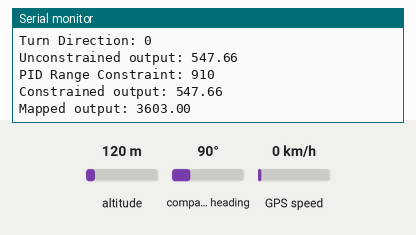
Bench run of a sketch on a simulated Arduino Uno, built with avr-gcc and run on an emulated ATmega328P. On the bench: the last lines printed to the serial monitor. Inputs (shaded band) come from the test bench; at power-on: compass heading 90°, altitude 120 m, GPS speed 0 km/h. The GPS gets a fix after 3 s at 37.7749, -122.4194 with 8 satellites.

Above: at 3.2 s.
3.3 s: compass heading set to 7°
At 5.8 s:
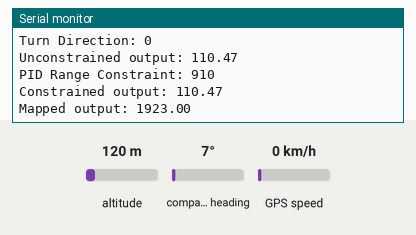
6.5 s: compass heading set to 90°
At 8.8 s:
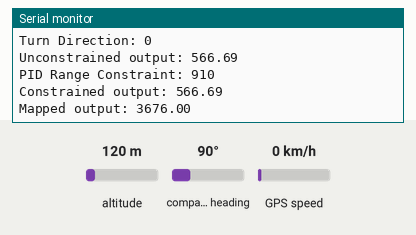
Timing chart, 0 to 10.3 s (numbered marks = the images above; inputs shaded):
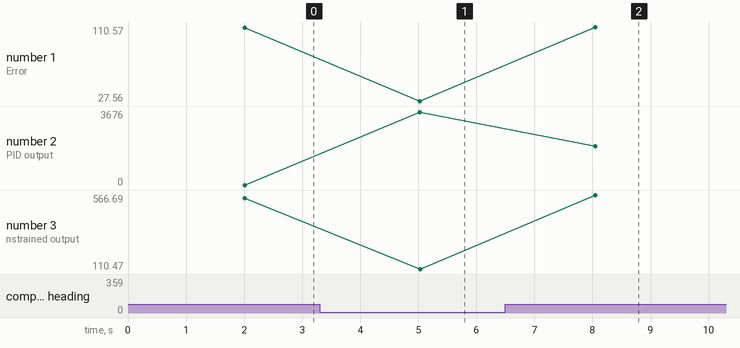

The sketch:

StepperGPS_Test.ino
```cpp
/***********************************************************************************
  WRITTEN BY: ERIC FIELD
  DATE: 8-DEC-2016
  PROJECT: AUTONOMOUS ALL TERRAIN VEHICLE
***********************************************************************************/

/***********************************************************************************
                                 LIBRARIES
***********************************************************************************/
#include <Adafruit_GPS.h>
#include <SoftwareSerial.h>
#include <Wire.h>
#include <Adafruit_Sensor.h>
#include <Adafruit_HMC5883_U.h>
#include "defines.h"
#include "dataTypes.h"

/***********************************************************************************
                              INITIALIZATIONS
***********************************************************************************/
// Program mode
boolean basicTest = false;

// Data storage
cur_data_t currentData; // creates struct for holding current data
sp_data_t setpointData; // creates struct for holding calculated setpoint data
pid_data_t pidData;

// Waypoints
float waypoints[10][2]; // stores gps waypoints
byte currentWP = 0; // index for which waypoint system is on

// debugging
boolean debug = false; // debugs main loop
boolean debugSensors = false; // debugs sensor readings
boolean debugPID = true; // debugs PID calculations

// Compass
Adafruit_HMC5883_Unified mag = Adafruit_HMC5883_Unified(12345);

// GPS
SoftwareSerial mySerial(8,7);
Adafruit_GPS GPS(&mySerial);
boolean usingInterrupt = false;
void useInterrupt(boolean); // Func prototype keeps Arduino 0023 happy

/***********************************************************************************
                                   SETUP
***********************************************************************************/

void setup()  {
  // 115200 so GPS can be read fast enough without dropping chars
  Serial.begin(115200);
  Serial.flush();
  Serial.println("Initializing");

  mag.begin(); // initialize compass

  // Stepper pinModes
  pinMode(stepperPin1_3, OUTPUT);
  pinMode(stepperPin2_4, OUTPUT);
  pinMode(fullStepPin, OUTPUT);

  // enables full stepping on steppers
  // all steppers connect to this common output
  digitalWrite(fullStepPin, LOW);

  // 9600 is the default baud rate for Adafruit GPS
  GPS.begin(9600);

  GPS.sendCommand(PMTK_SET_NMEA_OUTPUT_RMCGGA);

  GPS.sendCommand(PMTK_SET_NMEA_UPDATE_1HZ);   // 1 Hz update rate 1hz = 1s

  useInterrupt(true);

  Serial.println("Connecting to satellites...");
  delay(1000);
  Serial.println("Satellites Aquired");
  Serial.println();
  delay(1000);
}

// Interrupt is called once a millisecond, looks for any new GPS data, and stores it
SIGNAL(TIMER0_COMPA_vect) {
  char c = GPS.read();
}

void useInterrupt(boolean v) {
  if (v) {
    // Timer0 is already used for millis() - we'll just interrupt somewhere
    // in the middle and call the "Compare A" function above
    OCR0A = 0xAF;
    TIMSK0 |= _BV(OCIE0A);
    usingInterrupt = true;
  } else {
    // do not call the interrupt function COMPA anymore
    TIMSK0 &= ~_BV(OCIE0A);
    usingInterrupt = false;
  }
}

uint32_t timer = millis();

void loop() {

if(basicTest) {
  gpsData();
  compassRead();
  driveSteppers(defaultDelayFast, defaultDelaySlow);
}

else {

  Serial.print("Heading to waypoint ");
  Serial.println(currentWP);
  Serial.println();

  waypoints[currentWP][0] = 45.3191;
  waypoints[currentWP][1] = -75.9330;

  gpsData(); // gets current GPS location and time (UTS)
  compassRead(); // gets current heading

  setpointData.latitude = waypoints[currentWP][0];
  setpointData.longitude = waypoints[currentWP][1];

  // initializations done once per setpoint
  unsigned long spTimeElapsed = millis();
  pidData.integral=0;
  pidData.previousError=0;
  pidData.output=0;

  while(currentData.latitude!=setpointData.latitude && currentData.longitude!=setpointData.longitude) {
      gpsData(); // gets current GPS location and time (UTS)
      compassRead(); // gets current heading

      if(debug) {
        Serial.print("Current Latitude: ");
        Serial.println(currentData.latitude,4); // 4 decimal place precision
        Serial.print("Setpoint Latitude: ");
        Serial.println(setpointData.latitude,4);
        Serial.println();

        Serial.print("Current Longitude: ");
        Serial.println(currentData.longitude,4);
        Serial.print("Setpoint Longitude: ");
        Serial.println(setpointData.longitude,4);
        Serial.println();

        Serial.print("Current Heading: ");
        Serial.println(currentData.heading);
        Serial.print("Setpoint Heading: ");
        Serial.println(setpointData.heading);
        Serial.println();
      }

      pidControl(spTimeElapsed); //enables control system to drive motors until setpoint is reached
      //Serial.println("Motors Driving");
  }

  Serial.print("Reached waypoint");

  // if reached last WP, reset to first waypoint
  // THIS MEANS CLOSED LOOP PATH FOLLOWING
  if(currentWP==9) {
    currentWP=0;
  }

  else currentWP++; // set next waypoint
  }
}
```

GPS.ino
```cpp
void gpsData() {

  // if a sentence is received, we can check the checksum, parse it...
  if (GPS.newNMEAreceived()) {
    if (!GPS.parse(GPS.lastNMEA()))   // this also sets the newNMEAreceived() flag to false
      return;  // we can fail to parse a sentence in which case we should just wait for another
  }

  // date and time data
  currentData.hour = GPS.hour;
  currentData.minute = GPS.minute;
  currentData.seconds = GPS.seconds;
  currentData.milliseconds = GPS.milliseconds;
  currentData.fix = GPS.fix;

  if (GPS.fix) {
    // coordinate and satellite data
    currentData.latitude = GPS.latitudeDegrees;
    currentData.longitude = GPS.longitudeDegrees;
  }

  if(debugSensors) {
      Serial.print("\nTime: ");
      Serial.print(currentData.hour, DEC); Serial.print(':');
      Serial.print(currentData.minute, DEC); Serial.print(':');
      Serial.print(currentData.seconds, DEC); Serial.print('.');
      Serial.println(currentData.milliseconds);
      Serial.print("Fix: "); Serial.println(currentData.fix);
      Serial.print("Location: "); Serial.print(currentData.latitude, 4);
      Serial.print(", "); Serial.println(currentData.longitude, 4);
    }
}
```

PID_control.ino
```cpp
//pid control for steppers between current location and setpoint location
void pidControl(unsigned long spTimeElapsed) {

  byte turn_dir = 9; // 9=straight 0=left 1=right
  int stepSpeed;

  // calculate setpoint heading in radians, convert to degrees
  setpointData.heading = (atan2(sin(setpointData.longitude-currentData.latitude)*cos(setpointData.latitude),
                         ((cos(currentData.latitude)*sin(setpointData.latitude))-sin(currentData.latitude)*cos(setpointData.longitude)*
                         cos(setpointData.latitude-currentData.latitude))))*(180/PI);

  if(setpointData.heading < 0) {
    setpointData.heading +=360;
  }

  calcHeadingError(&turn_dir);

  if(debugPID) {
     Serial.print("Setpoint Heading: ");
     Serial.println(setpointData.heading);
     Serial.print("Current Heading: ");
     Serial.println(currentData.heading);
     Serial.print("Error: ");
     Serial.println(pidData.error);
     Serial.print("PID output: ");
     Serial.println(pidData.output);
     Serial.print("Turn Direction: ");
     Serial.println(turn_dir);
     Serial.println();
  }

  if(turn_dir!=9) {
    pidCalc(spTimeElapsed);
    setSteppersTurn(pidData.output,turn_dir); // drive with turn function
  }
    if(debugPID) {
      Serial.println("Turning");
      Serial.print("Step delay: ");
      Serial.println(pidData.output);
    }

  else {
     driveSteppers(defaultDelayFast, defaultDelayFast); //motor 1_3 & 2_4 same speed
  }

  if(debugPID) {
    Serial.println("Driving Straight");
    Serial.println();
  }
}

void calcHeadingError(byte *turn_dir) {

  pidData.error = setpointData.heading - currentData.heading;

//        if(pidData.error<-360) { // 180
//          pidData.error+=360; // 360
//        }
//
//        if(pidData.error>360) { // 360
//          pidData.error-=360; //360
//        }

        // if -2< pidData.error < 2 turn dir remains = 9 => drive striaght
        if(pidData.error>180) {
          *turn_dir = 0;
          pidData.error -= 360; // sets to smaller angle between setpoint and current heading
        }
        else if(pidData.error>2 && pidData.error<=180) {
          *turn_dir = 1;
        }
        else if(pidData.error<-2 && pidData.error>-180) {
          *turn_dir = 0;
        }
        else if(pidData.error<-180) {
          *turn_dir = 1;
          pidData.error += 360; // sets to smaller angle between sepoint and current heading
        }

//        // allows for plus/minus 2 degree compass error
//        // if -2<x<2 remains 9 => motors have same speed
//        if (pidData.error<-2) {
//          *turn_dir = 0; // left
//        }
//        else if(pidData.error>2) {
//          *turn_dir = 1; // right
//        }

        // takes absolute value used for pid calculation
        // range of error is now 0 to 360
        pidData.error = abs(pidData.error);
}

// calculates the motor output
void pidCalc(unsigned long spTimeElapsed) {

    pidData.output = 0; // reset to calculate each time

    unsigned long dt = (millis()-spTimeElapsed)/1000; // current time - when pid was started

    pidData.integral = pidData.integral + pidData.error*dt;

    if(dt==0) {
      pidData.derivative = 0;
    }
    else {
      pidData.derivative = (pidData.error-pidData.previousError)/dt;
    }

    pidData.output = (kp*pidData.error + ki*pidData.integral + kd*pidData.derivative);

    if(debugPID) {
      Serial.print("Unconstrained output: ");
      Serial.println(pidData.output);
    }

    pidData.previousError = pidData.error;

    // calculation for what max output should be based on gain settings
    // may need tweaking
    // calculated based on estimated angle changes (proportional can be off 180 max,
    //max heading change of 30 for vehicle makes sense for derivative, inegral will have no impact
    int rangeConstraint = (180*kp + 10*kd);

    if(debugPID) {
      Serial.print("PID Range Constraint: ");
      Serial.println(rangeConstraint);
    }

    pidData.output = constrain(pidData.output,0,rangeConstraint); // these values may need to be tuned once tested and pid data available

    if(debugPID) {
      Serial.print("Constrained output: ");
      Serial.println(pidData.output);
    }

    pidData.output = map(pidData.output, 0, rangeConstraint, defaultDelayFast, defaultDelaySlow); // maps the output to a delay in microseconds

    if(debugPID) {
      Serial.print("Mapped output: ");
      Serial.println(pidData.output);
      Serial.println();
    }
}


// takes pid output and cotrols speed of stepepr motors
void setSteppersTurn(int stepSpeed, byte turn_dir) {

  //Left
  if(turn_dir==0) {
    // motor 2_4 faster 1_3
    driveSteppers(defaultDelayFast,stepSpeed);
  }

  //Right
  else {
     // motor 1_3 faster 2_4
     driveSteppers(stepSpeed,defaultDelayFast);
  }
}
```

compass.ino
```cpp
void compassRead() {

  /* Get a new sensor event */
  sensors_event_t event;
  mag.getEvent(&event);

  currentData.heading = (atan2(event.magnetic.y, event.magnetic.x)+declinationAngle)*(180/PI);

  // Correct for when signs are reversed.
  if(currentData.heading < 0)
    currentData.heading += 360;

  // Check for wrap due to addition of declination.
  if(currentData.heading > 360)
    currentData.heading -= 360;

  if(debugSensors) {
  Serial.print("Heading: "); Serial.println(currentData.heading);
  }
}
```

dataTypes.h
```cpp
#ifndef MyTypes_h
#define MyTypes_h

typedef struct {
 int hour;
 int minute;
 int seconds;
 int milliseconds;
 boolean fix;
 float latitude;
 float longitude;
 float heading;
} cur_data_t;

typedef struct {
  float latitude;
  float longitude;
  float heading;
} sp_data_t;

typedef struct {
  float error;
  float integral;
  float derivative;
  float previousError;
  float output;
} pid_data_t;

#endif
```

defines.h
```cpp
#ifndef defines_h
#define defines_h

#define stepperPin1_3 6 // digital pin 6
#define stepperPin2_4 4 // digital pin 4
#define fullStepPin 2   // digital pin 2

//#define stepDelay1_3 1500 //micro seconds
//#define stepDelay2_4 5000 //micro seconds

// time steppers are run for before new sensor readings taken
#define stepperRunDuration 3000

#define declinationAngle 0.22 // in Ottawa

#define kp 5.0 // proportional gain
#define ki 0.00 // integral gain
#define kd 1.0 // derivative gain
#define ms_perSec 1000 // const
#define steps_perRot 400 // 0.9 deg per step

#define defaultDelayFast 1500 //micro seconds
#define defaultDelaySlow 5000 //micro seconds

#endif
```

stepperControl.ino
```cpp
void driveSteppers(int stepDelay2_4, int stepDelay1_3) {

  unsigned long timerS1_3=micros();
  unsigned long timerS2_4=micros();
  unsigned long timerDuration = millis();

  // runs motor for set time (stepperRunDuration) before taking next sensor reading
  while(millis()-timerDuration < stepperRunDuration) {

    if((micros()-timerS1_3)>=stepDelay1_3) {
      digitalWrite(stepperPin1_3, LOW);
      timerS1_3=micros(); // reset timer
      S1_3High();
    }
    if((micros()-timerS2_4)>=stepDelay2_4) {
      digitalWrite(stepperPin2_4, LOW);
      timerS2_4=micros(); // reset timer
      S2_4High();
    }
  }
}

void S1_3High() {
  digitalWrite(stepperPin1_3,HIGH);
}

void S2_4High() {
  digitalWrite(stepperPin2_4,HIGH);
}
```

Measured:
- after the input at 3.3 s, the serial monitor: prints a new line after 1.7 s (image 1)
- after the input at 6.5 s, the serial monitor: prints a new line after 1.5 s (image 2)
- plotted number 1: 109.53 → 27.56 after the input at 3.3 s, 27.56 → 110.57 after the input at 6.5 s
- plotted number 2: 3603 → 3623 after the input at 6.5 s
- plotted number 3: 547.66 → 110.47 after the input at 3.3 s, 110.47 → 552.85 after the input at 6.5 s
